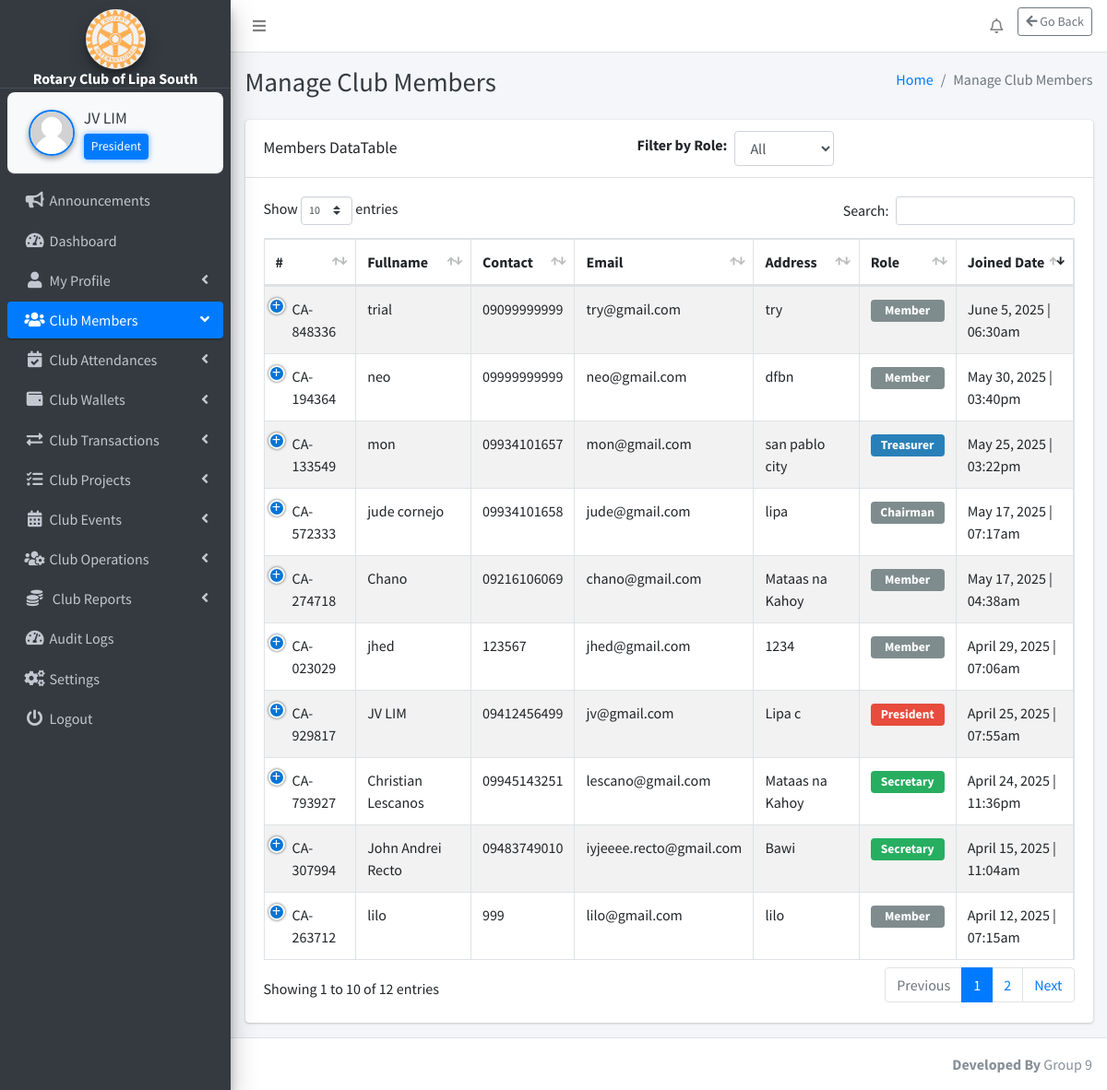
/webpages/club-members/manage-members/manage_members.php (signed in), run on the app's committed database.
### tables this page shows
CREATE TABLE `settings` (
  `id` int(11) NOT NULL,
  `system_name` varchar(255) NOT NULL,
  `logo` varchar(255) NOT NULL,
  `currency` varchar(50) NOT NULL
);

CREATE TABLE `club_position` (
  `id` int(11) NOT NULL,
  `position_name` varchar(255) NOT NULL
);

CREATE TABLE `members` (
  `id` int(11) NOT NULL,
  `fullname` varchar(255) NOT NULL,
  `dob` date NOT NULL,
  `gender` varchar(10) NOT NULL,
  `contact_number` varchar(20) NOT NULL,
  `email` varchar(255) NOT NULL,
  `address` varchar(255) NOT NULL,
  `role` int(11) DEFAULT 6,
  `occupation` varchar(255) NOT NULL,
  `membership_number` varchar(20) NOT NULL,
  `created_at` timestamp NOT NULL DEFAULT current_timestamp(),
  `photo` varchar(255) NOT NULL,
  `expiry_date` date DEFAULT NULL,
  `password` varchar(255) NOT NULL
);

### webpages/club-members/manage-members/manage_members.php (the view, shortened to what the rows shown need)
<?php
include_once($_SERVER['DOCUMENT_ROOT'] . '/rotary/includes/config.php');
$baseQuery = "SELECT members.*, club_position.position_name
              FROM members
              LEFT JOIN club_position ON members.role = club_position.id
              WHERE 1";
$whereConditions = ["members.role != 100"];
if (count($whereConditions) > 0) {
    $baseQuery .= " AND " . implode(" AND ", $whereConditions);
}
$baseQuery .= " ORDER BY members.created_at ASC";
$result = $conn->query($baseQuery);
?>
<?php include('../../../includes/header.php');?>
<body class="hold-transition sidebar-mini layout-fixed layout-navbar-fixed layout-footer-fixed">
<div class="wrapper">
  <?php include('../../../includes/nav.php');?>
  <?php include('../../../includes/sidebar.php');?>
  <div class="content-wrapper">
    <?php include('../../../includes/page_title.php');?>
    <section class="content">
      <div class="container-fluid">
        <div class="row">
          <div class="col-12">
            <div class="card">
              <div class="card-body">
                <table id="example1" class="table table-bordered table-striped">
                  <thead>
                      <tr>
                          <th>#</th>
                          <th>Fullname</th>
                          <th>Contact</th>
                          <th>Email</th>
                          <th>Address</th>
                          <th>Role</th>
                          <th>Joined Date</th>
                      </tr>
                  </thead>
                  <tbody>
                      <?php
                      while ($row = $result->fetch_assoc()) {
                          $roleClass = '';
                          $roleName = strtolower(trim($row['position_name'] ?? ''));
                          if ($roleName === 'president') {
                              $roleClass = 'role-president';
                          } elseif ($roleName === 'secretary') {
                              $roleClass = 'role-secretary';
                          } elseif ($roleName === 'treasurer') {
                              $roleClass = 'role-treasurer';
                          } elseif ($roleName === 'auditor') {
                              $roleClass = 'role-auditor';
                          } elseif ($roleName === 'member') {
                              $roleClass = 'role-member';
                          }
                          echo "<tr>";
                          echo "<td>" . htmlspecialchars($row['membership_number']) . "</td>";
                          echo "<td>" . htmlspecialchars($row['fullname']) . "</td>";
                          echo "<td>" . htmlspecialchars($row['contact_number']) . "</td>";
                          echo "<td>" . htmlspecialchars($row['email']) . "</td>";
                          echo "<td>" . htmlspecialchars($row['address']) . "</td>";
                          echo "<td><span class='role-badge $roleClass'>" . htmlspecialchars($row['position_name']) . "</span></td>";
                          $rawDate = $row['created_at'];
                          $formattedDate = date("F j, Y | h:ia", strtotime($rawDate));
                          echo "<td data-order='$rawDate'>$formattedDate</td>";
                          echo "</tr>";
                      }
                      ?>
                  </tbody>
                </table>
              </div>
            </div>
          </div>
        </div>
      </div>
    </section>
  </div>
</div>
</body>
</html>

### includes/sidebar.php (shortened to what the rows shown need)
<?php
function getSystemName() {
    global $conn;
    $result = $conn->query("SELECT system_name FROM settings");
    return ($result->num_rows > 0) ? $result->fetch_assoc()['system_name'] : 'RCLS';
}
if (isset($_SESSION['user_id'])) {
    $userId = $_SESSION['user_id'];
    $positionName = '';
    $sql = "SELECT cp.position_name
            FROM club_position cp
            INNER JOIN members m ON cp.id = m.role
            WHERE m.id = '$userId'";
    $positionResult = $conn->query($sql);
    if ($positionResult && $positionRow = $positionResult->fetch_assoc()) {
        $positionName = $positionRow['position_name'];
    }
}
function getLogoUrl() {
    global $conn;
    $result = $conn->query("SELECT logo FROM settings");
    if ($result->num_rows > 0) {
        $logoFile = $result->fetch_assoc()['logo'];
        $path = "/rotary/uploads/" . $logoFile;
        return file_exists($_SERVER['DOCUMENT_ROOT'] . $path) ? $path : "/rotary/dist/img/AdminLTELogo.png";
    }
    return "/rotary/dist/img/AdminLTELogo.png";
}
?>
<aside class="main-sidebar sidebar-dark-primary elevation-4">
    <div class="text-center"
         style="padding: 10px 0 0 0; margin: 0 !important; border-bottom: 1px solid rgba(255,255,255,0.1);">
        <a href="#" class="d-block" style="margin: 0; padding: 0;">
            <img src="<?php echo getLogoUrl(); ?>"
                 alt="Logo"
                 class="img-circle elevation-3"
                 style="width: 65px; height: 65px; object-fit: cover; margin: 0 auto; display: block;">
            <div class="brand-text font-weight-bold text-white"
                 style="font-size: 1rem; line-height: 1.1; margin: 2px 0 0 0;">
                <?php echo getSystemName(); ?>
            </div>
        </a>
    </div>
    <div class="sidebar" style="padding-top: 4px !important; margin-top: 0 !important;">
        <div class="user-panel d-flex align-items-center"
             style="background-color: #f8f9fa; border-radius: 8px; padding: 10px; margin: 0 !important;">
            <div class="info flex-grow-1">
                <a href="/rotary/webpages/manage-profile/my-profile/my_profile.php"
                   class="d-block fw-semibold text-dark"
                   style="font-size: 1.1rem; white-space: nowrap; overflow: hidden; text-overflow: ellipsis;">
                    <?php echo htmlspecialchars($_SESSION['fullname'] ?? 'Guest'); ?>
                </a>
                <?php if (!empty($positionName)): ?>
                    <small class="d-block mt-1 px-2 py-1 rounded"
                           style="background-color: #007bff; color: white; font-size: 0.85rem; max-width: fit-content; box-shadow: 0 0 6px rgba(0, 123, 255, 0.6);">
                        <?php echo htmlspecialchars($positionName); ?>
                    </small>
                <?php else: ?>
                    <small class="d-block mt-1 text-muted" style="font-size: 0.85rem;">No Role Assigned</small>
                <?php endif; ?>
            </div>
        </div>
    </div>
</aside>

### data on the page
settings: logo (picture), system_name "Rotary Club of Lipa South"
club_position: position_name "President"
members: membership_number "CA-263712", fullname "lilo", contact_number "999", email "lilo@gmail.com", address "lilo", role.position_name "Member", created_at "April 12, 2025 | 07:15am"
members: membership_number "CA-307994", fullname "John Andrei Recto", contact_number "09483749010", email "iyjeeee.recto@gmail.com", address "Bawi", role.position_name "Secretary", created_at "April 15, 2025 | 11:04am"
members: membership_number "CA-793927", fullname "Christian Lescanos", contact_number "09945143251", email "lescano@gmail.com", address "Mataas na Kahoy", role.position_name "Secretary", created_at "April 24, 2025 | 11:36pm"
members: membership_number "CA-929817", fullname "JV LIM", contact_number "09412456499", email "jv@gmail.com", address "Lipa c", role.position_name "President", created_at "April 25, 2025 | 07:55am"
members: membership_number "CA-023029", fullname "jhed", contact_number "123567", email "jhed@gmail.com", address "1234", role.position_name "Member", created_at "April 29, 2025 | 07:06am"
members: membership_number "CA-274718", fullname "Chano", contact_number "09216106069", email "chano@gmail.com", address "Mataas na Kahoy", role.position_name "Member", created_at "May 17, 2025 | 04:38am"
members: membership_number "CA-572333", fullname "jude cornejo", contact_number "09934101658", email "jude@gmail.com", address "lipa", role.position_name "Chairman", created_at "May 17, 2025 | 07:17am"
members: membership_number "CA-133549", fullname "mon", contact_number "09934101657", email "mon@gmail.com", address "san pablo city", role.position_name "Treasurer", created_at "May 25, 2025 | 03:22pm"
members: membership_number "CA-194364", fullname "neo", contact_number "09999999999", email "neo@gmail.com", address "dfbn", role.position_name "Member", created_at "May 30, 2025 | 03:40pm"
members: membership_number "CA-848336", fullname "trial", contact_number "09099999999", email "try@gmail.com", address "try", role.position_name "Member", created_at "June 5, 2025 | 06:30am"

### other printed values
$_SESSION['fullname'] "JV LIM"
$pageTitle "Manage Club Members"
